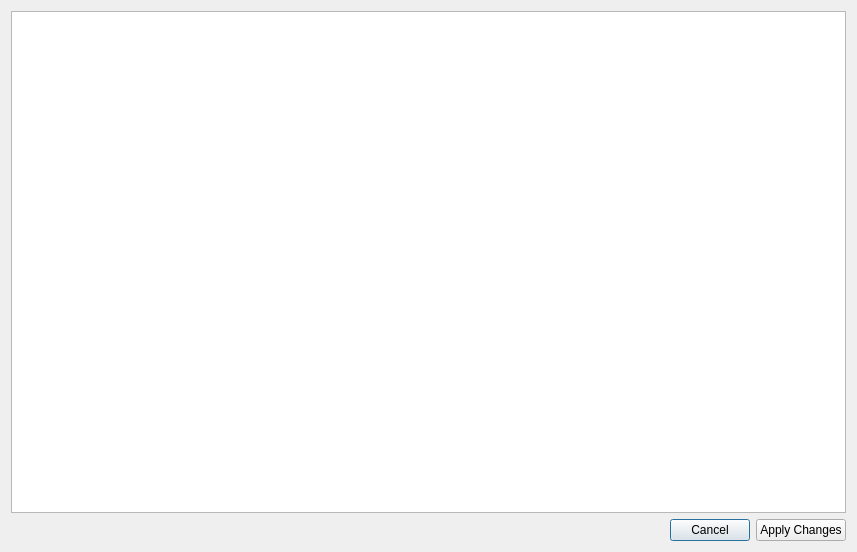
<?xml version="1.0" encoding="UTF-8"?>
<ui version="4.0">
 <class>PlainTextEditionDialog</class>
 <widget class="QDialog" name="PlainTextEditionDialog">
  <property name="geometry">
   <rect>
    <x>0</x>
    <y>0</y>
    <width>857</width>
    <height>552</height>
   </rect>
  </property>
  <property name="windowTitle">
   <string>Text Editor</string>
  </property>
  <layout class="QVBoxLayout" name="verticalLayout_2">
   <item>
    <widget class="QPlainTextEdit" name="plainTextEdit"/>
   </item>
   <item>
    <layout class="QHBoxLayout" name="horizontalLayout">
     <item>
      <spacer name="horizontalSpacer">
       <property name="orientation">
        <enum>Qt::Horizontal</enum>
       </property>
       <property name="sizeHint" stdset="0">
        <size>
         <width>40</width>
         <height>20</height>
        </size>
       </property>
      </spacer>
     </item>
     <item>
      <widget class="QPushButton" name="cancelPushButton">
       <property name="text">
        <string>Cancel</string>
       </property>
      </widget>
     </item>
     <item>
      <widget class="QPushButton" name="applyChangesPushButton">
       <property name="text">
        <string>Apply Changes</string>
       </property>
      </widget>
     </item>
    </layout>
   </item>
  </layout>
 </widget>
 <resources/>
 <connections/>
</ui>
